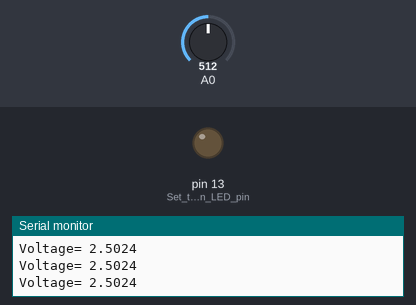
This sketch was run on a simulated Arduino Uno, built with avr-gcc and run on an emulated ATmega328P. Shown: output pins drawn as LEDs (lit = HIGH), the last lines printed to the serial monitor. The inputs (shaded band) are chosen by the test bench; at power-on: A0 = 512.

Above: at 1.2 s.
1.3 s: A0 set to 597
2.8 s: A0 set to 632
At 4.0 s:
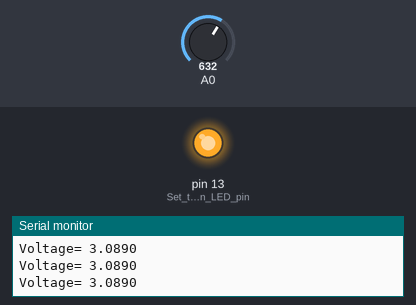
4.4 s: A0 set to 511
At 5.7 s:
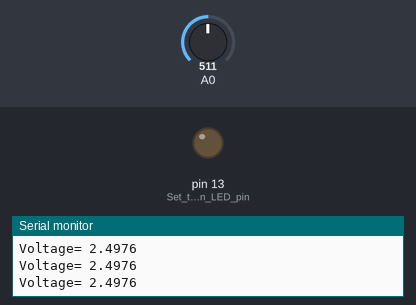
6.0 s: A0 set to 716
At 7.4 s:
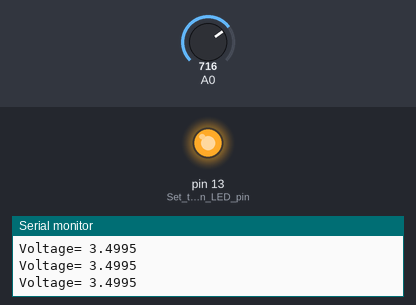
Timing chart, 0 to 8.6 s (numbered marks = the images above; inputs shaded):
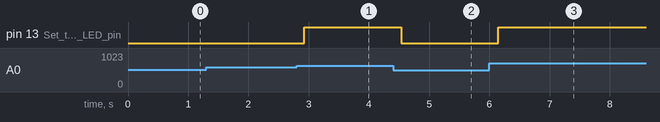

Measured:
- the behaviour switches between 613 and 614 on A0 (found by bisection; images 0 and 1)
- after the input at 2.8 s, pin 13 (Set_the_built-in_LED_pin): LOW → HIGH after 0.12 s
- after the input at 4.4 s, pin 13 (Set_the_built-in_LED_pin): HIGH → LOW after 0.14 s
- after the input at 6.0 s, pin 13 (Set_the_built-in_LED_pin): LOW → HIGH after 0.15 s

The sketch:

pulse_syringe_pump.ino
```cpp
int value = 0;
float voltage;

void setup(){
  Serial.begin(9600);
  pinMode(LED_BUILTIN, OUTPUT); // Set the built-in LED pin as an output
}

void loop(){
  value = analogRead(A0);
  voltage = value * 5.0 / 1023.0;
  Serial.print("Voltage= ");
  Serial.println(voltage, 4);
  delay(100);

  if (voltage >= 3.0) { // Check if voltage is greater than or equal to 3V
    digitalWrite(LED_BUILTIN, HIGH); // Turn on the built-in LED
  } else {
    digitalWrite(LED_BUILTIN, LOW); // Turn off the built-in LED
  }
}
```
